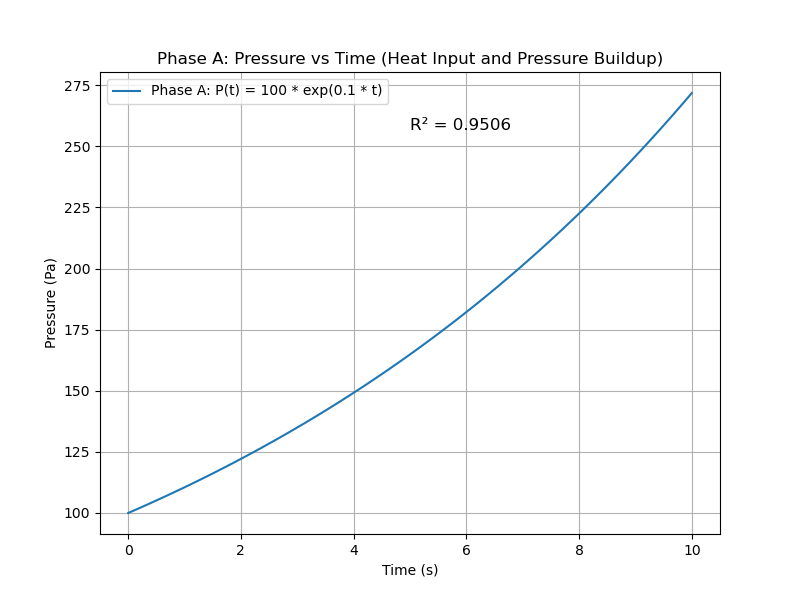

The script that drew this image:
import numpy as np
import matplotlib.pyplot as plt

# Known parameters for Phase A
m_w = 0.1  # Mass of water in kg (example value)
cp = 4186  # Specific heat capacity of water in J/(kg°C)
cv = 4186  # Specific heat capacity at constant volume in J/(kg°C)
delta_T = 50  # Temperature change in °C (example value)
mevap = 0.01  # Mass of water evaporated in kg (example value)
h_fg = 2260e3  # Latent heat of vaporization in J/kg

# Phase A coefficients (using the exponential model from your best fit)
a_a = 100  # Coefficient for Phase A model (replace with actual value)
b_a = 0.1  # Coefficient for Phase A model (replace with actual value)

# Time range for Phase A (you can adjust the time range based on your experiment)
time_a = np.linspace(0, 10, 100)  # Time range in seconds

# Phase A pressure model using the exponential equation
def exponential_model(t, a, b):
    return a * np.exp(b * t)

# Calculate pressure for Phase A using the exponential model
pressure_a = exponential_model(time_a, a_a, b_a)

# Heat input calculation (Q = Q1 + Q2)
Q1 = m_w * cp * delta_T  # Sensible heat (Q1)
Q2 = mevap * h_fg  # Latent heat (Q2)
Q = Q1 + Q2  # Total heat added

# Change in internal energy (Delta U = m_w * c_v * delta_T)
delta_U = m_w * cv * delta_T

# Print results for Phase A
print(f"Phase A - Total heat input (Q): {Q:.2f} J")
print(f"Phase A - Change in internal energy (Delta U): {delta_U:.2f} J")
print(f"Phase A - Pressure at final time {time_a[-1]}s: {pressure_a[-1]:.2f} Pa")

# Plot Pressure vs Time for Phase A
plt.figure(figsize=(8, 6))
plt.plot(time_a, pressure_a, label=f'Phase A: P(t) = {a_a} * exp({b_a} * t)')
plt.xlabel('Time (s)')
plt.ylabel('Pressure (Pa)')
plt.title('Phase A: Pressure vs Time (Heat Input and Pressure Buildup)')
plt.legend(loc='upper left')
plt.grid(True)

# Annotate R² value (for this example, using a best fit model R²)
R2_value = 0.9506  # Replace with the actual R² from your regression analysis
plt.text(0.5, 0.9, f'R² = {R2_value:.4f}', transform=plt.gca().transAxes, fontsize=12, verticalalignment='top')

plt.show()
